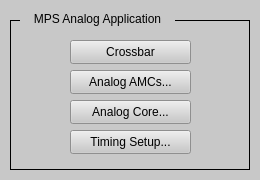
<?xml version="1.0" encoding="UTF-8"?>
<ui version="4.0">
 <class>Form</class>
 <widget class="QWidget" name="Form">
  <property name="geometry">
   <rect>
    <x>0</x>
    <y>0</y>
    <width>260</width>
    <height>180</height>
   </rect>
  </property>
  <property name="windowTitle">
   <string>Form</string>
  </property>
  <widget class="QFrame" name="frame">
   <property name="geometry">
    <rect>
     <x>0</x>
     <y>0</y>
     <width>260</width>
     <height>180</height>
    </rect>
   </property>
   <property name="styleSheet">
    <string notr="true">background-color: rgb(200, 200, 200);</string>
   </property>
   <property name="frameShape">
    <enum>QFrame::NoFrame</enum>
   </property>
   <property name="frameShadow">
    <enum>QFrame::Plain</enum>
   </property>
   <widget class="QFrame" name="frame_2">
    <property name="geometry">
     <rect>
      <x>10</x>
      <y>20</y>
      <width>240</width>
      <height>150</height>
     </rect>
    </property>
    <property name="frameShape">
     <enum>QFrame::Box</enum>
    </property>
    <property name="frameShadow">
     <enum>QFrame::Plain</enum>
    </property>
    <widget class="PyDMRelatedDisplayButton" name="PyDMRelatedDisplayButton_3">
     <property name="geometry">
      <rect>
       <x>60</x>
       <y>20</y>
       <width>121</width>
       <height>24</height>
      </rect>
     </property>
     <property name="toolTip">
      <string/>
     </property>
     <property name="text">
      <string>Crossbar</string>
     </property>
     <property name="filenames" stdset="0">
      <stringlist>
       <string>mps_crossbar.ui</string>
      </stringlist>
     </property>
     <property name="showIcon" stdset="0">
      <bool>false</bool>
     </property>
     <property name="openInNewWindow" stdset="0">
      <bool>true</bool>
     </property>
    </widget>
    <widget class="PyDMEDMDisplayButton" name="PyDMEDMDisplayButton_5">
     <property name="geometry">
      <rect>
       <x>60</x>
       <y>50</y>
       <width>121</width>
       <height>24</height>
      </rect>
     </property>
     <property name="toolTip">
      <string/>
     </property>
     <property name="text">
      <string>Analog AMCs...</string>
     </property>
     <property name="filenames" stdset="0">
      <stringlist>
       <string>$EDM/mps/mps_linknode_analog_amc_hps.edl</string>
      </stringlist>
     </property>
     <property name="titles" stdset="0">
      <stringlist/>
     </property>
     <property name="showIcon" stdset="0">
      <bool>false</bool>
     </property>
     <property name="macros" stdset="0">
      <stringlist>
       <string>P=${P}</string>
      </stringlist>
     </property>
    </widget>
    <widget class="PyDMEDMDisplayButton" name="PyDMEDMDisplayButton_9">
     <property name="geometry">
      <rect>
       <x>60</x>
       <y>80</y>
       <width>121</width>
       <height>24</height>
      </rect>
     </property>
     <property name="toolTip">
      <string/>
     </property>
     <property name="text">
      <string>Analog Core...</string>
     </property>
     <property name="filenames" stdset="0">
      <stringlist>
       <string>$EDM/mps/mps_analog_core_hps.edl</string>
      </stringlist>
     </property>
     <property name="titles" stdset="0">
      <stringlist/>
     </property>
     <property name="showIcon" stdset="0">
      <bool>false</bool>
     </property>
     <property name="macros" stdset="0">
      <stringlist>
       <string>P=${P}</string>
      </stringlist>
     </property>
    </widget>
    <widget class="PyDMRelatedDisplayButton" name="PyDMRelatedDisplayButton">
     <property name="geometry">
      <rect>
       <x>60</x>
       <y>110</y>
       <width>121</width>
       <height>24</height>
      </rect>
     </property>
     <property name="toolTip">
      <string/>
     </property>
     <property name="text">
      <string>Timing Setup...</string>
     </property>
     <property name="filenames" stdset="0">
      <stringlist>
       <string>$PYDM/evnt/tprDiagSC.ui</string>
       <string>$PYDM/evnt/tprDiagNC.ui</string>
      </stringlist>
     </property>
     <property name="titles" stdset="0">
      <stringlist>
       <string>SC Expert...</string>
       <string>NC Expert...</string>
      </stringlist>
     </property>
     <property name="showIcon" stdset="0">
      <bool>false</bool>
     </property>
    </widget>
   </widget>
   <widget class="QLabel" name="label">
    <property name="geometry">
     <rect>
      <x>20</x>
      <y>10</y>
      <width>155</width>
      <height>17</height>
     </rect>
    </property>
    <property name="text">
     <string>MPS Analog Application</string>
    </property>
    <property name="alignment">
     <set>Qt::AlignCenter</set>
    </property>
   </widget>
  </widget>
 </widget>
 <customwidgets>
  <customwidget>
   <class>PyDMEDMDisplayButton</class>
   <extends>PyDMRelatedDisplayButton</extends>
   <header>edmbutton.edm_button</header>
   <container>1</container>
  </customwidget>
  <customwidget>
   <class>PyDMRelatedDisplayButton</class>
   <extends>QPushButton</extends>
   <header>pydm.widgets.related_display_button</header>
  </customwidget>
 </customwidgets>
 <resources/>
 <connections/>
</ui>
